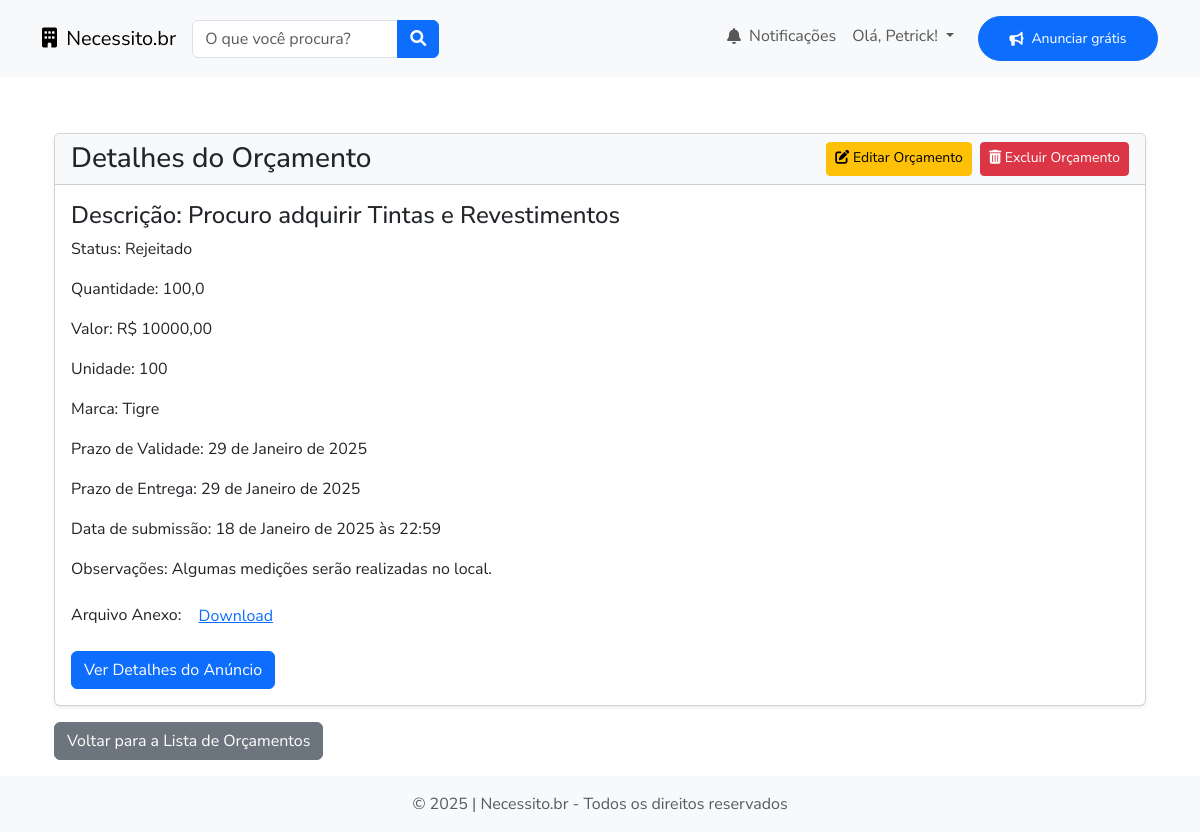
/orcamentos/budgets/1/ (signed in), run on the app's committed database.
### users/models.py (models this page shows, shortened)
class User(AbstractUser):
    username = None  # Remove o campo username
    is_client = models.BooleanField(default=False)
    is_supplier = models.BooleanField(default=False)
    first_name = models.CharField(max_length=100)
    last_name = models.CharField(max_length=100)
    email = models.EmailField(unique=True, max_length=255)
    telefone = models.CharField(max_length=15, blank=True)
    data_nascimento = models.DateField(null=True, blank=True)
    endereco = models.TextField(blank=True)
    bairro = models.CharField(max_length=100, blank=True)
    cep = models.CharField(max_length=15, blank=True)
    cidade = models.CharField(max_length=100, blank=True)
    estado = models.CharField(max_length=2, blank=True)
    cpf = models.CharField(max_length=14, unique=True, null=True, blank=True)
    cnpj = models.CharField(max_length=18, unique=True, null=True, blank=True)
    preferred_categories = models.ManyToManyField(
        Categoria,
        blank=True,
        related_name='users_preferred'
    )
    comprovante_endereco = models.FileField(upload_to='comprovantes/', blank=True, null=True)
    foto = models.ImageField(upload_to='fotos_usuarios/', blank=True, null=True)
    date_joined = models.DateTimeField('date joined', auto_now_add=True)
    USERNAME_FIELD = 'email'  # Define email como identificador principal
    EMAIL_FIELD = 'email'
    REQUIRED_FIELDS = ['first_name', 'last_name']
    objects = UserManager()

### budgets/models.py (models this page shows, shortened)
class Orcamento(models.Model):
    fornecedor = models.ForeignKey(User, on_delete=models.CASCADE, related_name="orcamentos")
    anuncio = models.ForeignKey(Necessidade, on_delete=models.CASCADE, related_name="orcamentos")
    descricao = models.TextField(blank="True")
    quantidade = models.FloatField()
    unidade = models.CharField(max_length=50)
    marca = models.CharField(max_length=100, blank=True)
    valor = models.DecimalField(max_digits=10, decimal_places=2)
    prazo_validade = models.DateField()
    prazo_entrega = models.DateField()
    arquivo_anexo = models.FileField(upload_to='orcamentos_anexos/', blank=True, null=True)
    observacao = models.TextField(blank=True, help_text="Comentários adicionais sobre o orçamento")
    status = models.CharField(max_length=50, choices=[
        ('pendente', 'Pendente'), # Aguardando aceite do anunciante
        ('Aguardando aceite do fornecedor', 'Aguardando aceite do fornecedor'), # Aguardando aceite do fornecedor (disparado após aceite do anunciante)
        ('aceito', 'Aceito'), # Orçamento aceito e em andamento (disparado após aceite do fornecedor)
        ('rejeitado', 'Rejeitado'), # Orçamento rejeitado pelo anunciante
    ], default='pendente')
    data_criacao = models.DateTimeField(auto_now_add=True)
    modificado_em = models.DateTimeField(blank=True, null=True, auto_now=True)

### ads/models.py (models this page shows, shortened)
class Necessidade(models.Model):
    cliente = models.ForeignKey(User, on_delete=models.CASCADE, related_name="necessidades")
    categoria = models.ForeignKey(Categoria, on_delete=models.CASCADE, related_name="necessidades")
    subcategoria = models.ForeignKey(SubCategoria, on_delete=models.CASCADE, related_name="necessidades")
    titulo = models.CharField(max_length=255)
    descricao = models.TextField()
    quantidade = models.FloatField()
    medir_no_local = models.BooleanField(default=False)
    unidade = models.CharField(max_length=50, choices=[
        ('un', 'Unidade'),
        ('cx', 'Caixa'),
        ('pc', 'Peça'),
        ('kg', 'Kilograma'),
        ('m', 'Metro'),
        ('m2', 'Metro Quadrado'),
        ('m3', 'Metro Cúbico'),
        ('cm', 'Centímetro'),
        ('mm', 'Milímetro'),
        ('l', 'Litro'),
        ('g', 'Grama'),
        ('h', 'Hora'),
        ('d', 'Dia'),
        ('mês', 'Mês'),
        ('ano', 'Ano'),
        ('m²', 'Metro Quadrado'),
        ('m³', 'Metro Cúbico'),
        ('cm²', 'Centímetro Quadrado'),
        ('cm³', 'Centímetro Cúbico'),
        ('mm²', 'Milímetro Quadrado'),
        ('mm³', 'Milímetro Cúbico'),
        ('l', 'Litro'),
        ('ml', 'Mililitro'),
        ('g', 'Grama'),
        ('mg', 'Miligrama'),
        ('km', 'Quilograma'),
        ('h', 'Hora'),
        ('d', 'Dia'),
        ('mês', 'Mês'),
        ('ano', 'Ano'),
    ], default='Unidade'
    )
    marca = models.CharField(max_length=100, blank=True)
    tipo = models.CharField(max_length=100, blank=True)
    bitola = models.IntegerField(blank=True, default=0.0, help_text="Ex.: Milímetros")
    compr = models.IntegerField(blank=True, default=0.0, help_text="Ex.: Metros")
    peso = models.IntegerField(blank=True, default=0.0, help_text="Ex.: Kilogramas")
    altura = models.FloatField(blank=True, default=0.0, help_text="Ex.: Metros")
    status = models.CharField(max_length=20, choices=[
        ('ativo', 'Ativo'), # Anúncio ativo e disponível para orçamentos
        ('em_andamento', 'Em andamento'), # Anúncio com orçamento em andamento disparado após o aceite pelo anunciate.
        ('em_atendimento', 'Em atendimento'), # Anúncio com orçamento aceito pelo anunciante e pelo fornecedor.
        ('finalizado', 'Finalizado'), # Após a entrega do serviço ou produto, o anúncio é finalizado manualmente pelo anunciante.
        ('cancelado', 'Cancelado'), # Anúncio cancelado pelo anunciante.
    ], default='ativo')
    ip_usuario = models.GenericIPAddressField(blank=True, null=True, help_text="Endereço IP do usuário que cadastrou o anúncio")
    duracao = models.CharField(max_length=20, blank=True, null=True, help_text="Duração do serviço ou entrega (ex.: 7 dias, 3 horas)")
    data_criacao = models.DateTimeField(auto_now_add=True)
    modificado_em = models.DateTimeField(blank=True, null=True, auto_now=True)
    def __str__(self):
        return self.titulo

### budgets/views.py (the view)
# urls.py: path('budgets/<int:pk>/', budgetDetailView.as_view(), name='budget_detail'),
class budgetDetailView(LoginRequiredMixin, DetailView):
    model = Orcamento
    template_name = 'budget_detail.html'
    context_object_name = 'orcamento'

### budgets/templates/budget_detail.html
{% extends 'base.html' %}
{% block content %}
<div class="container">
  <div class="card shadow-sm">
    <div class="card-header bg-light d-flex ">
      <div class="col-6">
        <h3 class="mb-0">Detalhes do Orçamento</h3>
      </div>
      <div class="col-6 d-flex justify-content-end gap-2">
        <a href="{% url 'budget_update' orcamento.pk %}" class="btn btn-warning btn-sm">
          <i class="fas fa-edit"></i> Editar Orçamento</a>
        <a href="{% url 'budget_delete' orcamento.pk %}" class="btn btn-danger btn-sm">
          <i class="fas fa-trash-alt"></i> Excluir Orçamento</a>
      </div>
    </div>
    <div class="card-body">
      {% if object.anuncio %}
      <h4 class="card-title">Descrição: {{ object.anuncio }}</h4>
      {% endif %}
      {% if object.status %}
      <p class="card-text">Status: {{ object.status|capfirst }}</p>
      {% endif %}
      {% if object.quantidade %}
      <p class="card-text">Quantidade: {{ object.quantidade }}</p>
      {% endif %}
      {% if object.valor %}
      <p class="card-text">Valor: R$ {{ object.valor }}</p>
      {% endif %}
      {% if object.unidade %}
      <p class="card-text">Unidade: {{ object.unidade }}</p>
      {% endif %}
      {% if object.marca %}
      <p class="card-text">Marca: {{ object.marca }}</p>
      {% endif %}
      {% if object.prazo_validade %}
      <p class="card-text">Prazo de Validade: {{ object.prazo_validade }}</p>
      {% endif %}
      {% if object.prazo_entrega %}
      <p class="card-text">Prazo de Entrega: {{ object.prazo_entrega }}</p>
      {% endif %}
      {% if object.data_criacao %}
      <p class="card-text">Data de submissão: {{ object.data_criacao }}</p>
      {% endif %}
      {% if object.observacao %}
      <p class="card-text">Observações: {{ object.observacao }}</p>
      {% endif %}
      {% if object.arquivo_anexo %}
      <p class="card-text">
        Arquivo Anexo:
        <a href="{{ object.arquivo_anexo.url }}" target="_blank" class="btn btn-link">
          Download
        </a>
      </p>
      {% endif %}
      {% if object.anuncio %}
      <a href="{% url 'necessidade_detail' object.anuncio.pk %}" class="btn btn-primary">
         Ver Detalhes do Anúncio
      </a>
    {% endif %}
    </div>
  </div>
  <a href="{% url 'budget_list' %}" class="btn btn-secondary mt-3">Voltar para a Lista de Orçamentos</a>
</div>
{% endblock %}

### templates/components/_header.html (shortened to what this page needs)
<header>
    <nav class="navbar navbar-expand-lg navbar-light bg-light py-3">
        <div class="container">
            <a class="navbar-brand" href="{% url 'home' %}">
                <i class="fas fa-building me-1"></i> Necessito.br
            </a>
            <div class="collapse navbar-collapse" id="navbarNav">
                <ul class="navbar-nav me-auto align-items-start">
                    <li class="nav-item w-100 mt-2 mt-lg-0 me-auto">
                        <form >
                            <div class="input-group">
                                <input type="text" class="form-control" placeholder="O que você procura?">
                                <button class="btn btn-primary" type="submit">
                                    <i class="fas fa-search"></i>
                                </button>
                            </div>
                        </form>
                    </li>
                </ul>
                <ul class="navbar-nav ms-auto align-items-start justify-content-end">
                    <li class="nav-item">
                        <a class="nav-link d-flex align-items-center" href="#" data-bs-toggle="tooltip" data-bs-placement="bottom" title="Notificações">
                            <i class="fas fa-bell me-2"></i>
                            <span>Notificações</span>
                        </a>
                    </li>
                    {% if user.is_authenticated %}
                    <li class="nav-item dropdown">
                        <a class="nav-link dropdown-toggle" href="#" role="button" data-bs-toggle="dropdown"
                            aria-expanded="false">
                            Olá, {{ user.first_name|capfirst }}!
                        </a>
                    </li>
                    {% endif %}
                    <li class="nav-item ms-lg-3">
                        <a href="{% url 'necessidade_create' %}"
                            class="btn btn-primary text-white px-4 py-2 rounded-pill d-flex align-items-center justify-content-center"
                            style="font-size: 14px; height: 45px; min-width: 180px; white-space: nowrap;">
                            <i class="fas fa-bullhorn me-2"></i> Anunciar grátis
                        </a>
                    </li>
                </ul>
            </div>
        </div>
    </nav>
</header>

### templates/base.html (style rules this page uses)
body { font-family: 'Nunito Sans', sans-serif; }

### data on the page
User: first_name "Petrick"
Orcamento: anuncio "Procuro adquirir Tintas e Revestimentos", status "Rejeitado", quantidade "100,0", valor "10000,00", unidade "100", marca "Tigre", prazo_validade "29 de Janeiro de 2025", prazo_entrega "29 de Janeiro de 2025", data_criacao "18 de Janeiro de 2025 às 22:59", observacao "Algumas medições serão realizadas no local."
